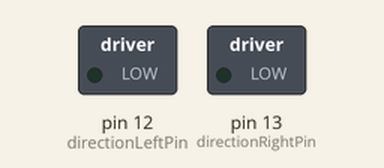
The sketch below on a simulated Arduino Uno, built with avr-gcc and run on an emulated ATmega328P. Parts: switched loads named in the sketch (green lamp = pin HIGH). Dashed ring = blinking. Pins used as bus, display or sensor lines are not drawn.

Above: at 0.12 s.
Timing chart, 0 to 3.0 s (numbered marks = the images above):
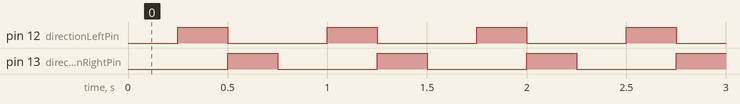

Measured:
- by itself, pin 12 (directionLeftPin), pin 13 (directionRightPin): alternates HIGH for 0.25 s and LOW for 0.50 s
- by itself, everything shown: repeats every 0.75 s, in 3 steps

The sketch:

rovermotortest.ino
```cpp
int directionLeftPin = 12;
int directionRightPin = 13;
int powerLeftPin = 3;
int powerRightPin = 11;

void setup() {
    pinMode(directionLeftPin, OUTPUT);
    pinMode(directionRightPin, OUTPUT);
    pinMode(powerLeftPin, OUTPUT);
    pinMode(powerRightPin, OUTPUT);
}

void loop() {
    digitalWrite(directionLeftPin, LOW);
    digitalWrite(directionRightPin, LOW);
    analogWrite(powerLeftPin, 0);
    analogWrite(powerRightPin,0);
    delay(250);

    digitalWrite(directionLeftPin, HIGH);
    digitalWrite(directionRightPin, LOW);
    analogWrite(powerLeftPin, 255);
    analogWrite(powerRightPin, 255);
    delay(250);

    digitalWrite(directionLeftPin, LOW);
    digitalWrite(directionRightPin, HIGH);
    analogWrite(powerLeftPin, 255);
    analogWrite(powerRightPin, 255);
    delay(250);
}
```
